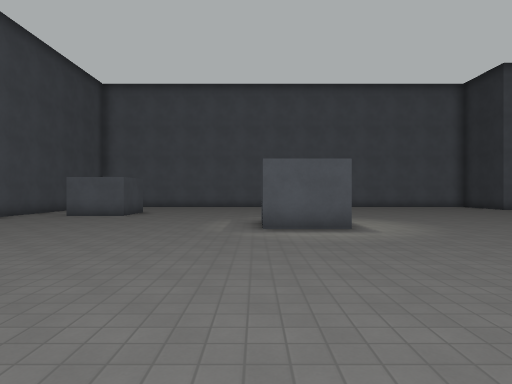
[1] (above)

23 first-person views from a walk through a Godot game level. The camera is 1.5 m above the floor, looks level and sees 75° across. The floor is counted in squares, 1.8 m on a side. Each view is taken from the middle of a square. On the plan, view 1 faces up. The plan holds only what a view shows up to about 11 squares ahead; the rest is blank. The place goes on beyond the plan. Characters and animated objects are not drawn. Surface patterns are stand-ins for the level's own textures.

[2]
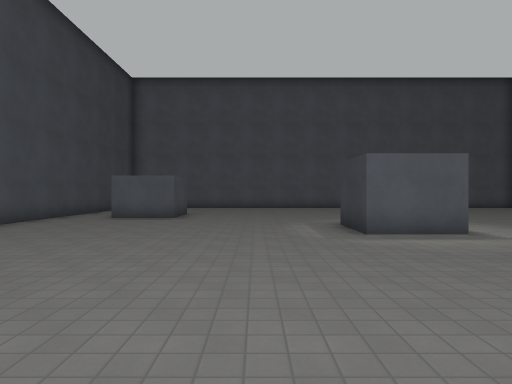

[3]
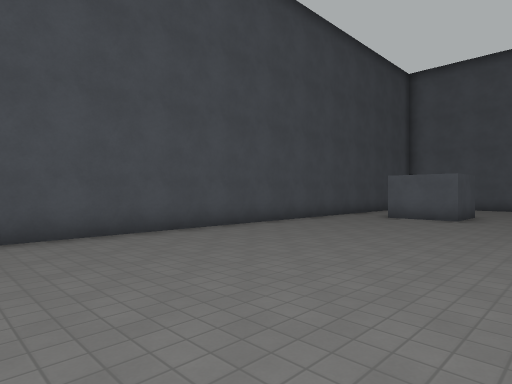

[4]
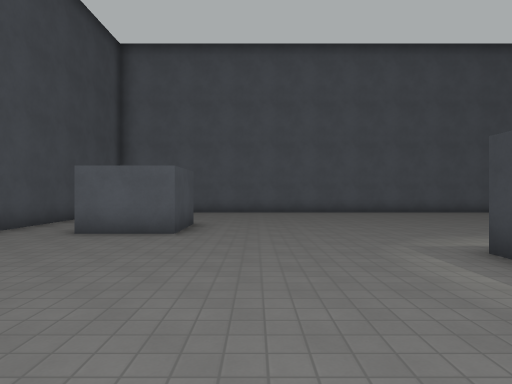

[5]
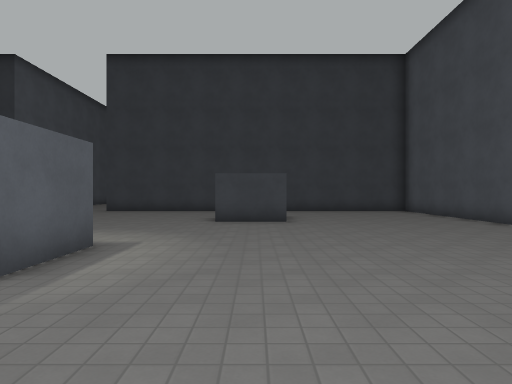

[6]
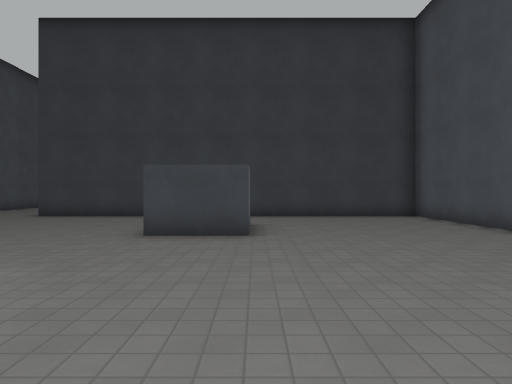

[7]
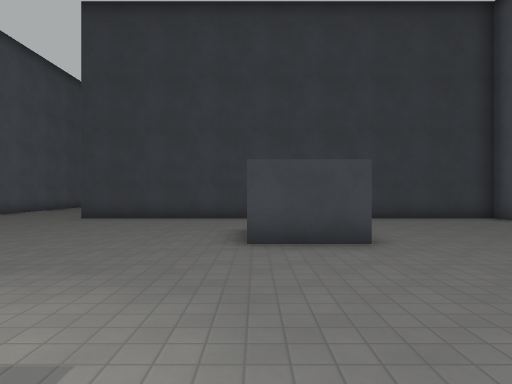

[8]
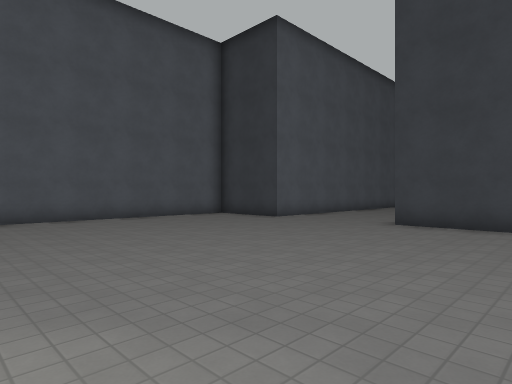

[9]
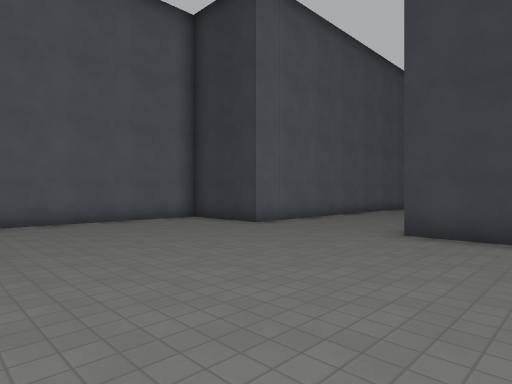

[10]
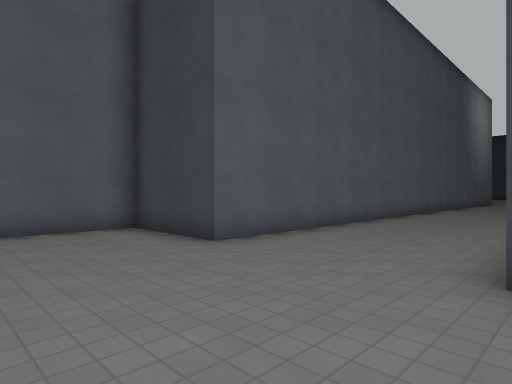

[11]
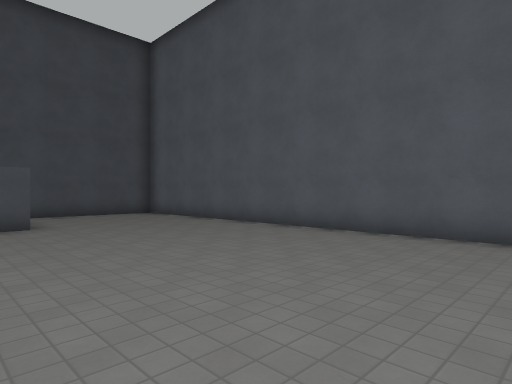

[12]
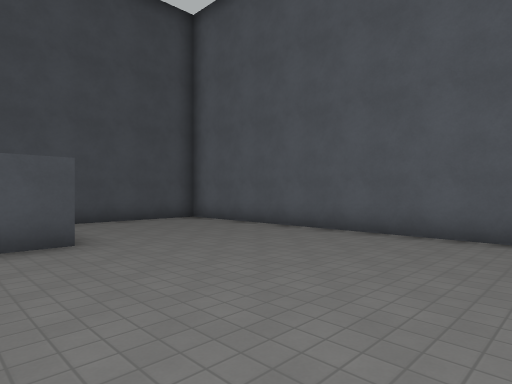

[13]
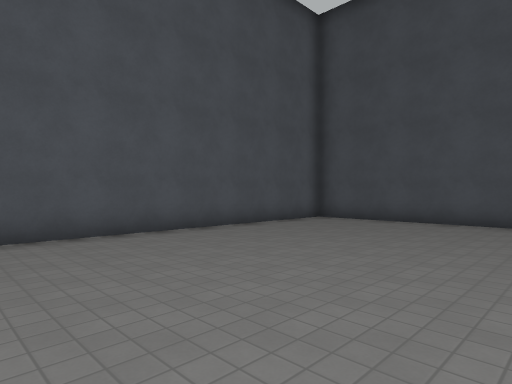

[14]
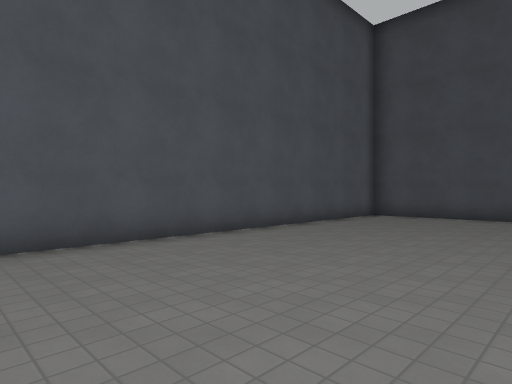

[15]
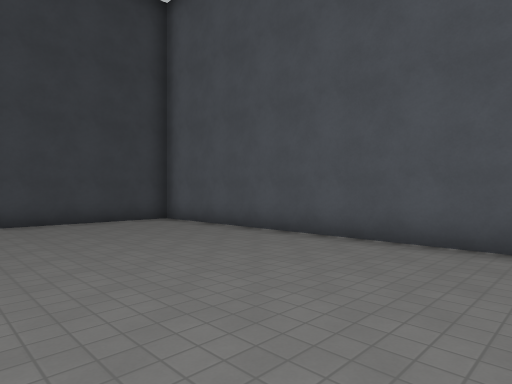

[16]
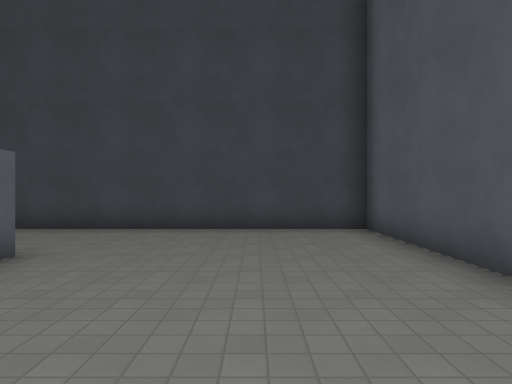

[17]
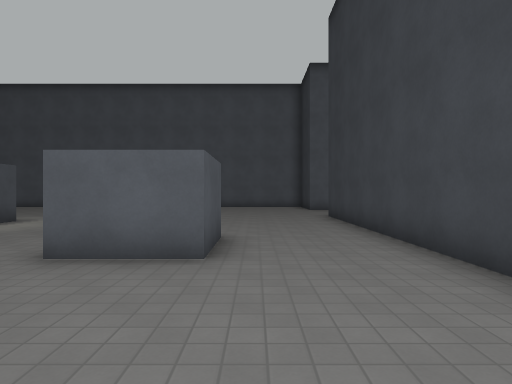

[18]
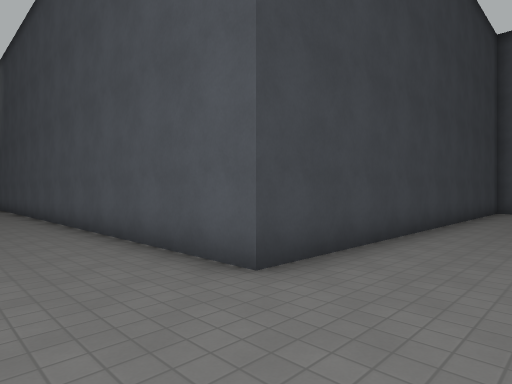

[19]
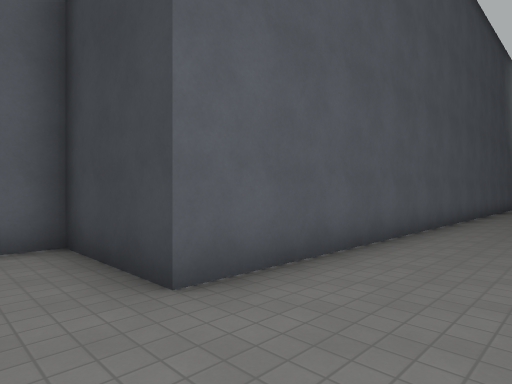

[20]
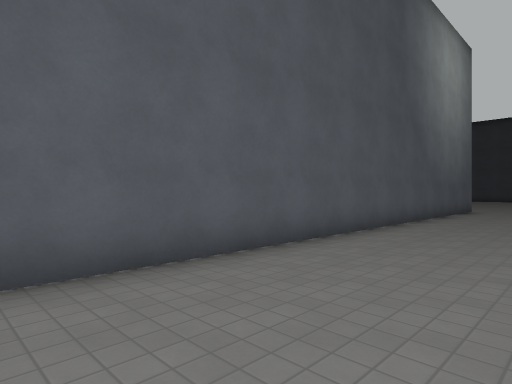

[21]
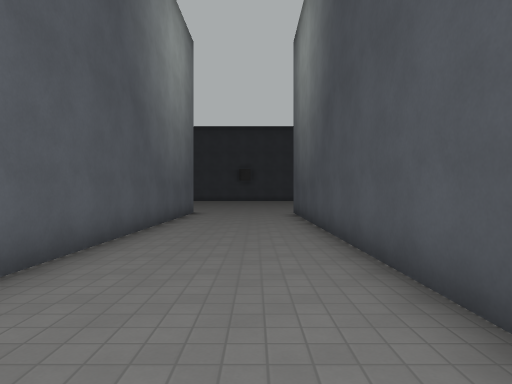

[22]
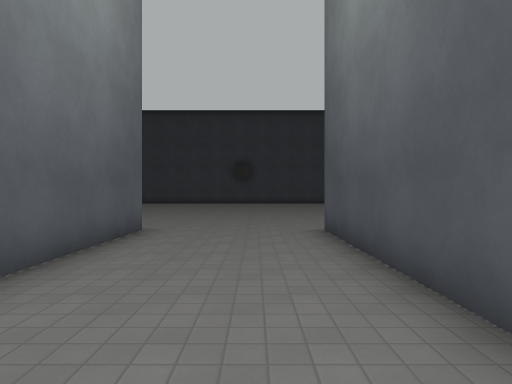

[23]
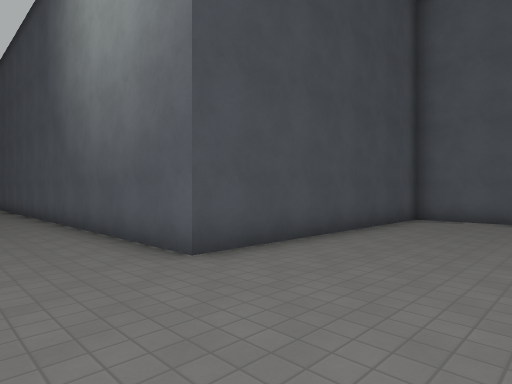

### Floor plan
Points are (right, up) in squares from view 1. A wall is a line through its corners. A room is listed if a view was taken in it or the views show most of it. See-through windows are left out.
Room 1 (views 1, 2, 3, 4, 5, 6, 7, 8, 9, 10, 11, 12, 13, 14, 15, 16, 17, 18, 19, 20, 21, 22, 23)
walls: (8.4, 6.1) (8.4, 4.1) (6.4, 4.1) (6.4, 6.2); (2.2, 9.6) (2.2, 8.9); (2.2, 7.5) (0.2, 7.5) (0.2, 9.6); (-4.6, 13.8) (-4.6, 11.7) (-6.6, 11.7); (-8.5, 18.1) (-8.5, -1.1); (-8.1, -1.5) (11.5, -1.5) (11.5, 11.5) (34.3, 11.5); (36.6, 23.5) (34.3, 23.5) (34.3, 15.5) (11.5, 15.5) (11.5, 18.5) (-8, 18.5)

Where each view was taken, in squares from view 1:
view 1: 0 up, 0 right, facing up
view 2: 1 up, 2 left, facing up
view 3: 1 up, 2 left, facing up-left
view 4: 5 up, 3 left, facing up
view 5: 5 up, 3 left, facing right
view 6: 4 up, 0 right, facing right
view 7: 6 up, 1 right, facing right
view 8: 8 up, 3 right, facing up-right
view 9: 9 up, 5 right, facing up-right
view 10: 11 up, 8 right, facing up-right
view 11: 12 up, 4 right, facing up-left
view 12: 12 up, 1 right, facing up-left
view 13: 5 up, 1 right, facing down-left
view 14: 4 up, 3 right, facing down-left
view 15: 4 up, 2 right, facing down-right
view 16: 1 up, 4 right, facing right
view 17: 0 up, 9 right, facing up
view 18: 14 up, 9 right, facing down-right
view 19: 13 up, 10 right, facing up-right
view 20: 12 up, 18 right, facing up-right
view 21: 13 up, 21 right, facing right
view 22: 13 up, 27 right, facing right
view 23: 13 up, 38 right, facing up-left
